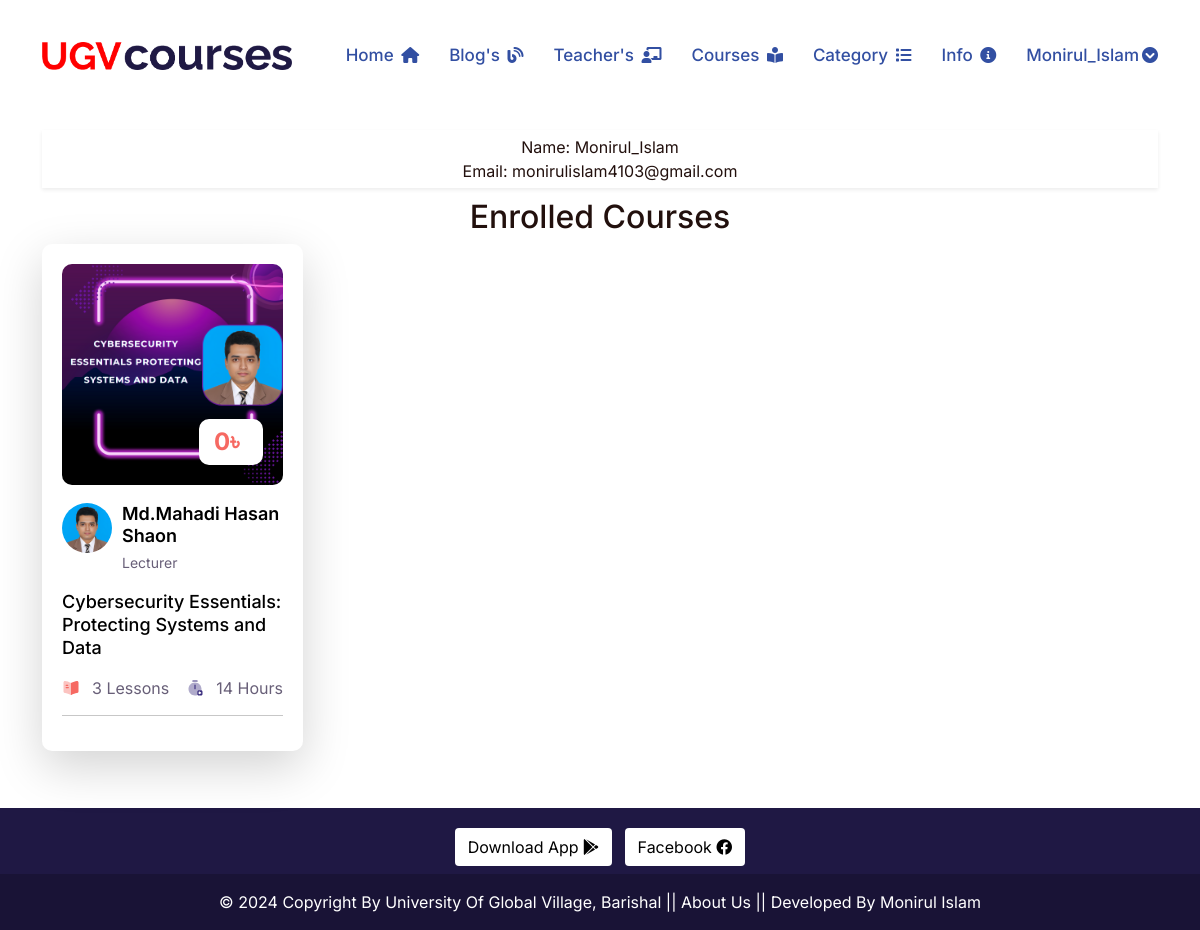
The app's page /dashboard/ (signed in), older data.
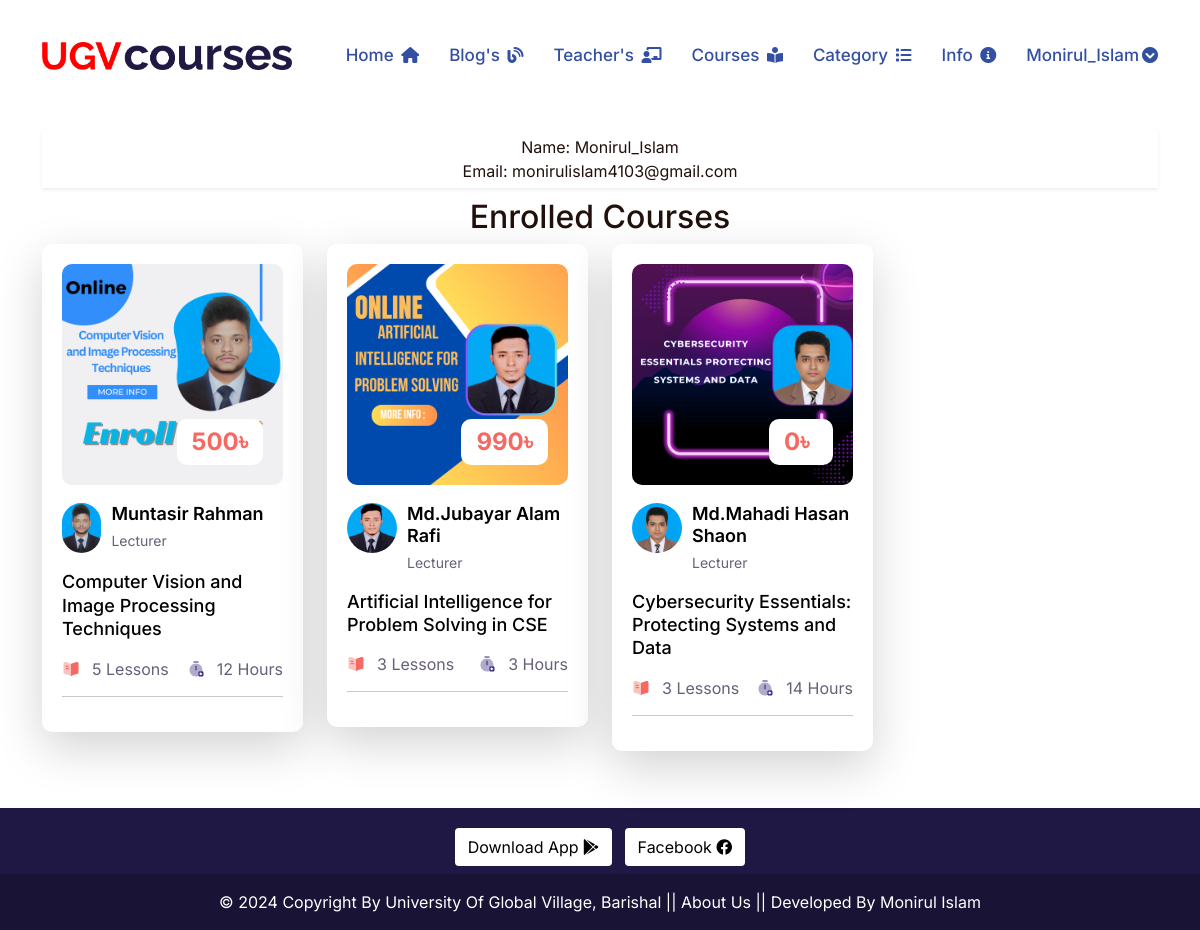
The same page, newer data.
### lms/models.py (models this page shows, shortened)
class Enrollment(models.Model):
    SEMESTER_CHOICES = [
        ('1', 'Semester 1'),
        ('2', 'Semester 2'),
        ('3', 'Semester 3'),
        ('4', 'Semester 4'),
        ('5', 'Semester 5'),
        ('6', 'Semester 6'),
        ('7', 'Semester 7'),
        ('8', 'Semester 8'),
    ]
    DEPARTMENT_CHOICES = [
        ('CSE', 'Computer Science and Engineering'),
        ('EEE', 'Electrical and Electronics Engineering'),
        ('CE', 'Civil Engineering'),
        ('ENGLISH', 'English'),
        ('BBA', 'Bachelor of Business Administration'),
        ('MECHANICAL', 'Mechanical Engineering'),
    ]
    user = models.ForeignKey(User, on_delete=models.CASCADE)
    course = models.ForeignKey(Course, on_delete=models.CASCADE)
    student_id = models.CharField(max_length=20)
    transaction_id = models.CharField(max_length=50, unique=True)
    phone_regex = RegexValidator(
        regex=r'^\+?1?\d{9,15}$',  # Example regex for international phone numbers
        message="Phone number must be entered in the format: '+999999999'. Up to 15 digits allowed."
    )
    phone_number = models.CharField(validators=[phone_regex], max_length=17, blank=True, null=True)
    name = models.CharField(max_length=100)
    department = models.CharField(max_length=50, choices=DEPARTMENT_CHOICES)
    semester = models.CharField(max_length=20, choices=SEMESTER_CHOICES)
    approved = models.BooleanField(default=False)
    batch_no = models.PositiveIntegerField()
    created_date = models.DateTimeField(auto_now_add=True)
    course_price = models.DecimalField(max_digits=10, decimal_places=2, blank=True, null=True)

class Course(models.Model):
    ADVANCED = 'Advanced'
    INTERMEDIATE = 'Intermediate'
    BASIC = 'Basic'
    SKILL_CHOICES = [
        (ADVANCED,'Advanced'),
        (INTERMEDIATE,'Intermediate'),
        ( BASIC ,'Basic'),
    ]
    BANGLA = 'Bangla'
    ENGLISH = 'English'
    LANGUAGE_CHOOSE = [
        (BANGLA ,'Bangla'),
        (ENGLISH ,'English'),
    ]
    author = models.ForeignKey(Author, related_name='course_author', on_delete=models.CASCADE)
    category = models.ForeignKey(Category, related_name='course_category', on_delete=models.CASCADE)
    title = models.CharField(max_length=300, unique=True)
    slug = models.SlugField( max_length=350, null=True, blank=True)
    duration = models.PositiveIntegerField(default=0)
    skill_level = models.CharField(max_length=50, choices=SKILL_CHOICES, default=BASIC)
    language = models.CharField(max_length=20, choices=LANGUAGE_CHOOSE, default=BANGLA)
    course_details = RichTextField()
    banner = models.ImageField(upload_to=UploadToPath('courses_banner/'))
    price = models.PositiveIntegerField(default=0)
    created_date = models.DateTimeField(auto_now_add=True)

class Author(models.Model):
    name = models.CharField(max_length=100, unique=True)
    image = models.ImageField(upload_to=UploadToPath('author_images/'))
    designation = models.CharField(max_length=150)
    phone_regex = RegexValidator(
        regex=r'^\+?1?\d{9,15}$',  # Example regex for international phone numbers
        message="Phone number must be entered in the format: '+999999999'. Up to 15 digits allowed."
    )
    phone_number = models.CharField(validators=[phone_regex], max_length=17, blank=True, null=True)
    email =models.EmailField(max_length=50)
    slug = models.SlugField(null=True, blank=True)

### lms/views.py (the view)
# urls.py: path('dashboard/', dashboard, name='dashboard'),
@login_required(login_url='profile')
def dashboard(request):
    user_enrollments = Enrollment.objects.filter(user=request.user, approved=True)
    return render(request, 'dashboard.html', {'user_enrollments': user_enrollments})

### lms/context_processors.py (called while the page is built)
def get_all_categories(request):
    categories = Category.objects.all()
    category_counts = []
    for category in categories:
        course_count = Course.objects.filter(category=category).count()
        if course_count > 0:  # Only include non-empty categories
            category_counts.append({'category': category, 'course_count': course_count})
    context = {
        "categories":categories,
        "category_counts": category_counts,
    }
    return context

### templates/dashboard.html (shortened to what this page needs)
{% extends 'base.html' %}
{% load static %}
{% block content %}
<div class="container " style="margin-top: 130px; list-style: none;">
  <div class="shadow-sm" style="padding: 5px; text-align: center;">
    <li>Name: {{request.user.username}}</li>
    <li>Email: {{request.user.email}}</li>
  </div>
 <section>
    <h1 style="text-align: center; margin-top:10px;">Enrolled Courses</h1>
    <div class="row ">
        {% if user_enrollments %}
        <ul>
            <div class="row">
            {% for enrollment in user_enrollments reversed %}
             <div class="col-lg-3 ">
                <div class="course-box d-flex aos" data-aos="fade-up">
                    <div class="product shadow-lg">
                    <div class="product-img">
                        <a href="{% url 'course_playlist' course_slug=enrollment.course.slug %}">
                        <img
                            class="img-fluid"
                            alt
                            src="{{enrollment.course.banner.url}}"
                        />
                        </a>
                        <div class="price">
                        <h3>{{enrollment.course.price}}&#2547;</h3>
                        </div>
                    </div>
                    <div class="product-content">
                        <div class="course-group d-flex">
                        <div class="course-group-img d-flex">
                            {% if enrollment.course.author.slug %}
                                <a href="{% url 'author_details' enrollment.course.author.slug %}">
                                    <img src="{{ enrollment.course.author.image.url }}" alt="{{ enrollment.course.author.name }}" class="img-fluid" />
                                </a>
                                <div class="course-name">
                                    <h4>
                                        <a href="{% url 'author_details' enrollment.course.author.slug %}">{{ enrollment.course.author.name }}</a>
                                    </h4>
                                    <p>{{ enrollment.course.author.designation }}</p>
                                </div>
                            {% endif %}
                        </div>
                    </div>
                        <h3 class="title instructor-text">
                        <a href="{% url 'course_playlist' course_slug=enrollment.course.slug %}"
                            >{{enrollment.course.title}}</a
                        >
                        </h3>
                        <div class="course-info d-flex align-items-center">
                        <div class="rating-img d-flex align-items-center">
                            <img
                            src="{% static 'assets/img/icon/icon-01.svg' %}"
                            alt
                            />
                            <p>{{enrollment.course.videos.all.count }} Lessons </p>
                        </div>
                        <div class="course-view d-flex align-items-center">
                            <img
                            src="{% static 'assets/img/icon/icon-02.svg' %}"
                            alt
                            />
                            <p>{{enrollment.course.duration}} Hours</p>
                        </div>
                        </div>
                    </div>
                    </div>
                </div>
            </div>
            {% endfor %}
        </div>
          </ul>
        {% else %}
          <p>You are not currently enrolled in any courses.</p>
        {% endif %}
      </div>
 </section>
</div>
{% endblock content %}

### templates/base.html (shortened to what this page needs)
{% load static %}
<!DOCTYPE html>
<html lang="en">
  <head>
    <link rel="stylesheet" href="{% static 'assets/css/bootstrap.min.css' %}" />
    <link
      rel="stylesheet"
      href="{% static 'assets/plugins/fontawesome/css/fontawesome.min.css' %}"
    />
    <link
      rel="stylesheet"
      href="{% static 'assets/plugins/fontawesome/css/all.min.css' %}"
    />
    <link
      rel="stylesheet"
      href="{% static 'assets/css/owl.carousel.min.css' %}"
    />
    <link
      rel="stylesheet"
      href="{% static 'assets/css/owl.theme.default.min.css' %}"
    />
    <link
      rel="stylesheet"
      href="{% static 'assets/plugins/slick/slick.css' %}"
    />
    <link
      rel="stylesheet"
      href="{% static 'assets/plugins/slick/slick-theme.css' %}"
    />
    <link
      rel="stylesheet"
      href="{% static 'assets/plugins/select2/css/select2.min.css' %}"
    />
    <link rel="stylesheet" href="{% static 'assets/plugins/aos/aos.css' %}" />
    <link rel="stylesheet" href="{% static 'assets/css/style.css' %}" />
    <link rel="stylesheet" href="{% static 'assets/css/custom.css' %}" />
  </head>
  <body>
    <div class="main-wrapper">
      {% include 'header.html' %}
      {% block content %}
      {% endblock content %}
      {% include 'footer.html' %}
    </div>
  </body>
</html>

### templates/header.html (shortened to what this page needs)
{% load static %}
  <header class="header header-two">
    <div class="header-fixed">
      <nav class="navbar navbar-expand-lg header-nav scroll-sticky">
        <div class="container">
          <div class="navbar-header">
            <a href="{% url 'home' %}" class="navbar-brand logo ">
              <img  src="{% static 'assets/img/myimg/ugvlogo.png' %}" class="myimg" alt="Logo" />
            </a>
          </div>
          <div class="main-menu-wrapper">
            <ul class="main-nav">
              <li>
                <a href="{% url 'home' %}">Home <i class="fa-solid fa-house" style="font-size: 16px;"></i></a>
              </li>
              <li><a href="{% url 'author_list' %}">Blog's <i class="fa-solid fa-blog" style="font-size: 16px;"></i></a></li>
              <li>
                <a href="{% url 'author_list' %}">Teacher's <i class="fas fa-chalkboard-teacher" style="font-size: 16px;"></i></a>
              </li>
              <li >
                <a href="{% url 'courses' %}">Courses <i class="fa-solid fa-book-open-reader" style="font-size: 16px;"></i></a>
              </li>
              <li class="has-submenu menu-effect" >
                <a href="javascript:void(0)">Category <i class="fa-solid fa-list" style="font-size: 16px;"></i></a>
              </li>
              <li class="has-submenu menu-effect">
                <a href="javascript:void(0)">Info <i class="fa-solid fa-circle-info" style="font-size: 16px;"></i></a>
              </li>
              {% if request.user.is_authenticated %}
              <li class="has-submenu menu-effect">
                <a href="javascript:void(0)"> {{request.user.username}}<i class="fa-solid fa-circle-chevron-down" style="font-size: 16px;"></i></a>
              </li>
              {% endif %}
            </ul>
          </div>
        </div>
      </nav>
    </div>
  </header>

### templates/footer.html (shortened to what this page needs)
{% load static %}
{% load static %}
<div  class="container-fluid my-3 custom-container">
<footer class=" text-center text-white" style="background-color: #1F1844;">
  <div class="container-fluid p-3 pb-0">
    <section class="mb-1">
      <a class="btn btn-floating m-1 "  style="background-color: white; color:black;" href="#" role="button"
        >Download App  <i class="fa-brands fa-google-play"></i>
     </a>
      <a class="btn  btn-floating m-1" style="background-color: white; color:black;" href="https://www.facebook.com/ugvbarisal/" role="button"
        > Facebook <i class="fa-brands fa-facebook"></i>
      </a>
    </section>
  </div>
  <div class="text-center p-3" style="background-color: rgba(0, 0, 0, 0.2);">
    <a  class="text-white" target="_blank" href="https://ugv.edu.bd/">© 2024 Copyright By University Of Global Village, Barishal</a> ||
    <a class="text-white"  href="{% url 'about' %}">About Us</a> ||
    <a class="text-white" target="_blank" href="https://www.facebook.com/moniruldevelopers"> Developed By Monirul Islam</a>
  </div>
</footer>
</div>

### lms/static/assets/css/custom.css (style rules this page uses)
.price { min-width: 64px !important; padding: 9px 15px; }
.myimg { max-width: 250px !important; }

### templates/footer.html (style rules this page uses)
.custom-container { padding-left: 0; padding-right: 0; }

Row changes from the older to the newer data that the page shows:
added Enrollment: course.banner (picture), course.price "500", course.author.image (picture), course.author.name "Muntasir Rahman", course.author.designation "Lecturer", course "Computer Vision and Image Processing Techniques", course.videos.all.count "5", course.duration "12"
added Enrollment: course.banner (picture), course.price "990", course.author.image (picture), course.author.name "Md.Jubayar Alam Rafi", course.author.designation "Lecturer", course "Artificial Intelligence for Problem Solving in CSE", course.videos.all.count "3", course.duration "3"
